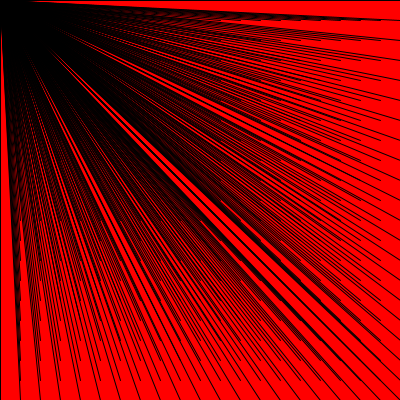
Frame 1 (no input)
Frame 60 (the mouse pressed at the canvas centre just before this capture): identical to frame 1, image omitted
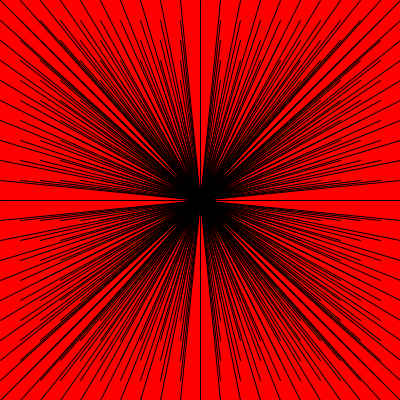
Frame 120 (the mouse held since frame 60 and released just before this capture)

The Processing sketch that drew these frames (run headless with seeded random() and noise(); from frame 60 on, the mouse is pressed at the canvas centre):

// Processing sketch: Spirograph
// ── Spirograph.pde
void setup() {
  size(400, 400);
  rectMode(CENTER);
}

void draw() {
  background(255, 0, 0);
  for (int i=0;i<=width;i+=20) {
    for (int j=0;j<=height;j+=20) {
      line(i, j, mouseX, mouseY);
    }
  }
}
